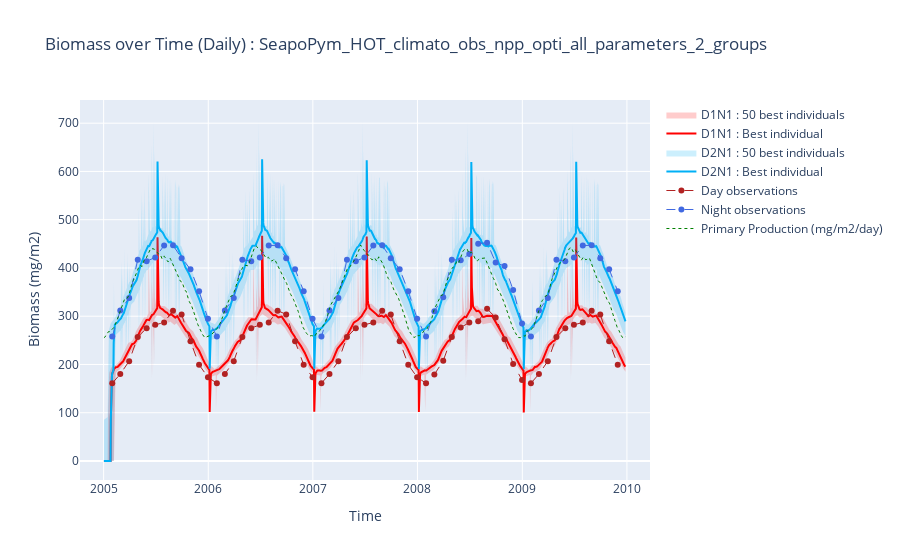

The cell this chart's notebook holds for it:
### Markdown cell above
### Daily with best individuals

### Code cell
x = best_model.export_biomass().time.to_series()
x_rev = pd.concat([x, x[::-1]])

# D1N1 data
y_D1N1 = (
    best_model.export_biomass()
    .sel(functional_group=0)
    .pint.quantify()
    .pint.to("mg/m2")
    .pint.dequantify()
    .data.flatten()
)
y_D1N1_upper = max_biomass_D1N1.to("milligram / meter ** 2")
y_D1N1_lower = min_biomass_D1N1.to("milligram / meter ** 2")[::-1]
y_D1N1_rev = np.concatenate([y_D1N1_upper, y_D1N1_lower])

# D2N1 data
y_D2N1 = (
    best_model.export_biomass()
    .sel(functional_group=1)
    .pint.quantify()
    .pint.to("mg/m2")
    .pint.dequantify()
    .data.flatten()
) + y_D1N1
y_D2N1_upper = max_biomass_D2N1.to("milligram / meter ** 2") + y_D1N1_upper
y_D2N1_lower = min_biomass_D2N1.to("milligram / meter ** 2")[::-1] + y_D1N1_lower
y_D2N1_rev = np.concatenate([y_D2N1_upper, y_D2N1_lower])

fig = go.Figure()

# D1N1 traces
fig.add_trace(
    go.Scatter(
        x=x_rev,
        y=y_D1N1_rev,
        fill="toself",
        fillcolor="rgba(255,0,0,0.2)",
        line_color="rgba(255,255,255,0)",
        name=f"D1N1 : {NB_INDIVIDUAL_TO_SHOW} best individuals",
    )
)

fig.add_trace(
    go.Scatter(
        x=x,
        y=y_D1N1,
        line_color="rgb(255,0,0)",
        name="D1N1 : Best individual",
    )
)

# D2N1 traces
fig.add_trace(
    go.Scatter(
        x=x_rev,
        y=y_D2N1_rev,
        fill="toself",
        fillcolor="rgba(0,176,246,0.2)",
        line_color="rgba(255,255,255,0)",
        name=f"D2N1 : {NB_INDIVIDUAL_TO_SHOW} best individuals",
    )
)

fig.add_trace(
    go.Scatter(
        x=x,
        y=y_D2N1,
        line_color="rgb(0,176,246)",
        name="D2N1 : Best individual",
    )
)

# OBSERVATIONS ------------------------------------------------ #

fig.add_trace(
    go.Scatter(
        x=observations.day.time.data.flatten(),
        y=observations.day.pint.quantify().pint.to("mg/m2").pint.dequantify().data.flatten(),
        mode="lines+markers",
        name="Day observations",
        line={"dash": "dash", "color": "firebrick", "width": 1},
    )
)

fig.add_trace(
    go.Scatter(
        x=observations.night.time.data.flatten(),
        y=observations.night.pint.quantify().pint.to("mg/m2").pint.dequantify().data.flatten(),
        mode="lines+markers",
        name="Night observations",
        line={"dash": "dash", "color": "royalblue", "width": 1},
    )
)

# PRIMARY PRODUCTION ----------------------------------------- #

fig.add_trace(
    go.Scatter(
        x=best_model.state.primary_production.time.data.flatten(),
        y=best_model.state.primary_production.pint.quantify().pint.to("mg/m2/day").pint.dequantify().data.flatten(),
        mode="lines",
        name="Primary Production (mg/m2/day)",
        line={"dash": "dot", "color": "green", "width": 1},
    )
)

fig.update_layout(
    xaxis_title="Time",
    yaxis_title="Biomass (mg/m2)",
    title=f"Biomass over Time (Daily) : {export_file_name}",
    showlegend=True,
)

fig.show()

### Figure 1 — Plotly figure (JSON) as saved in the notebook; plotly's stock layout.template omitted (floating-point values rounded to 4 significant figures; data arrays with more than 128 entries replaced by an {"elided": "..."} marker saying what was removed)
{"data": [{"fill": "toself", "fillcolor": "rgba(255,0,0,0.2)", "line": {"color": "rgba(255,255,255,0)"}, "name": "D1N1 : 50 best individuals", "type": "scatter", "x": {"elided": "3642 str values"}, "y": {"elided": "3642 float values"}}, {"line": {"color": "rgb(255,0,0)"}, "name": "D1N1 : Best individual", "type": "scatter", "x": {"elided": "1821 str values"}, "y": {"elided": "1821 float values"}}, {"fill": "toself", "fillcolor": "rgba(0,176,246,0.2)", "line": {"color": "rgba(255,255,255,0)"}, "name": "D2N1 : 50 best individuals", "type": "scatter", "x": {"elided": "3642 str values"}, "y": {"elided": "3642 float values"}}, {"line": {"color": "rgb(0,176,246)"}, "name": "D2N1 : Best individual", "type": "scatter", "x": {"elided": "1821 str values"}, "y": {"elided": "1821 float values"}}, {"line": {"color": "firebrick", "dash": "dash", "width": 1}, "mode": "lines+markers", "name": "Day observations", "type": "scatter", "x": ["2005-01-31T00:00:00.000000000", "2005-02-28T00:00:00.000000000", "2005-03-31T00:00:00.000000000", "2005-04-30T00:00:00.000000000", "2005-05-31T00:00:00.000000000", "2005-06-30T00:00:00.000000000", "2005-07-31T00:00:00.000000000", "2005-08-31T00:00:00.000000000", "2005-09-30T00:00:00.000000000", "2005-10-31T00:00:00.000000000", "2005-11-30T00:00:00.000000000", "2005-12-31T00:00:00.000000000", "2006-01-31T00:00:00.000000000", "2006-02-28T00:00:00.000000000", "2006-03-31T00:00:00.000000000", "2006-04-30T00:00:00.000000000", "2006-05-31T00:00:00.000000000", "2006-06-30T00:00:00.000000000", "2006-07-31T00:00:00.000000000", "2006-08-31T00:00:00.000000000", "2006-09-30T00:00:00.000000000", "2006-10-31T00:00:00.000000000", "2006-11-30T00:00:00.000000000", "2006-12-31T00:00:00.000000000", "2007-01-31T00:00:00.000000000", "2007-02-28T00:00:00.000000000", "2007-03-31T00:00:00.000000000", "2007-04-30T00:00:00.000000000", "2007-05-31T00:00:00.000000000", "2007-06-30T00:00:00.000000000", "2007-07-31T00:00:00.000000000", "2007-08-31T00:00:00.000000000", "2007-09-30T00:00:00.000000000", "2007-10-31T00:00:00.000000000", "2007-11-30T00:00:00.000000000", "2007-12-31T00:00:00.000000000", "2008-01-31T00:00:00.000000000", "2008-02-29T00:00:00.000000000", "2008-03-31T00:00:00.000000000", "2008-04-30T00:00:00.000000000", "2008-05-31T00:00:00.000000000", "2008-06-30T00:00:00.000000000", "2008-07-31T00:00:00.000000000", "2008-08-31T00:00:00.000000000", "2008-09-30T00:00:00.000000000", "2008-10-31T00:00:00.000000000", "2008-11-30T00:00:00.000000000", "2008-12-31T00:00:00.000000000", "2009-01-31T00:00:00.000000000", "2009-02-28T00:00:00.000000000", "2009-03-31T00:00:00.000000000", "2009-04-30T00:00:00.000000000", "2009-05-31T00:00:00.000000000", "2009-06-30T00:00:00.000000000", "2009-07-31T00:00:00.000000000", "2009-08-31T00:00:00.000000000", "2009-09-30T00:00:00.000000000", "2009-10-31T00:00:00.000000000", "2009-11-30T00:00:00.000000000"], "y": [161.2, 180.1, 207.0, 257.1, 275.2, 282.2, 287.0, 311.5, 303.8, 248.0, 199.5, 173.6, 161.2, 180.1, 207.0, 257.1, 275.2, 282.2, 287.0, 311.5, 303.8, 248.0, 199.5, 173.6, 161.2, 180.1, 207.0, 257.1, 275.2, 282.2, 287.0, 311.5, 303.8, 248.0, 199.5, 173.6, 161.2, 179.2, 207.8, 257.0, 276.7, 286.9, 289.5, 315.3, 297.1, 252.1, 201.1, 167.9, 161.2, 180.1, 207.0, 257.1, 275.2, 282.2, 287.0, 311.5, 303.8, 248.0, 199.5]}, {"line": {"color": "royalblue", "dash": "dash", "width": 1}, "mode": "lines+markers", "name": "Night observations", "type": "scatter", "x": ["2005-01-31T00:00:00.000000000", "2005-02-28T00:00:00.000000000", "2005-03-31T00:00:00.000000000", "2005-04-30T00:00:00.000000000", "2005-05-31T00:00:00.000000000", "2005-06-30T00:00:00.000000000", "2005-07-31T00:00:00.000000000", "2005-08-31T00:00:00.000000000", "2005-09-30T00:00:00.000000000", "2005-10-31T00:00:00.000000000", "2005-11-30T00:00:00.000000000", "2005-12-31T00:00:00.000000000", "2006-01-31T00:00:00.000000000", "2006-02-28T00:00:00.000000000", "2006-03-31T00:00:00.000000000", "2006-04-30T00:00:00.000000000", "2006-05-31T00:00:00.000000000", "2006-06-30T00:00:00.000000000", "2006-07-31T00:00:00.000000000", "2006-08-31T00:00:00.000000000", "2006-09-30T00:00:00.000000000", "2006-10-31T00:00:00.000000000", "2006-11-30T00:00:00.000000000", "2006-12-31T00:00:00.000000000", "2007-01-31T00:00:00.000000000", "2007-02-28T00:00:00.000000000", "2007-03-31T00:00:00.000000000", "2007-04-30T00:00:00.000000000", "2007-05-31T00:00:00.000000000", "2007-06-30T00:00:00.000000000", "2007-07-31T00:00:00.000000000", "2007-08-31T00:00:00.000000000", "2007-09-30T00:00:00.000000000", "2007-10-31T00:00:00.000000000", "2007-11-30T00:00:00.000000000", "2007-12-31T00:00:00.000000000", "2008-01-31T00:00:00.000000000", "2008-02-29T00:00:00.000000000", "2008-03-31T00:00:00.000000000", "2008-04-30T00:00:00.000000000", "2008-05-31T00:00:00.000000000", "2008-06-30T00:00:00.000000000", "2008-07-31T00:00:00.000000000", "2008-08-31T00:00:00.000000000", "2008-09-30T00:00:00.000000000", "2008-10-31T00:00:00.000000000", "2008-11-30T00:00:00.000000000", "2008-12-31T00:00:00.000000000", "2009-01-31T00:00:00.000000000", "2009-02-28T00:00:00.000000000", "2009-03-31T00:00:00.000000000", "2009-04-30T00:00:00.000000000", "2009-05-31T00:00:00.000000000", "2009-06-30T00:00:00.000000000", "2009-07-31T00:00:00.000000000", "2009-08-31T00:00:00.000000000", "2009-09-30T00:00:00.000000000", "2009-10-31T00:00:00.000000000", "2009-11-30T00:00:00.000000000"], "y": [258.0, 312.1, 337.8, 417.2, 414.0, 421.9, 446.5, 447.0, 420.4, 397.5, 351.8, 294.6, 258.0, 312.1, 337.8, 417.2, 414.0, 421.9, 446.5, 447.0, 420.4, 397.5, 351.8, 294.6, 258.0, 312.1, 337.8, 417.2, 414.0, 421.9, 446.5, 447.0, 420.4, 397.5, 351.8, 294.6, 258.0, 310.5, 339.2, 417.1, 416.2, 428.8, 450.3, 452.4, 411.1, 403.9, 354.6, 285.0, 258.0, 312.1, 337.8, 417.2, 414.0, 421.9, 446.5, 447.0, 420.4, 397.5, 351.8]}, {"line": {"color": "green", "dash": "dot", "width": 1}, "mode": "lines", "name": "Primary Production (mg/m2/day)", "type": "scatter", "x": {"elided": "1821 str values"}, "y": {"elided": "1821 float values"}}], "layout": {"showlegend": true, "title": {"text": "Biomass over Time (Daily) : SeapoPym_HOT_climato_obs_npp_opti_all_parameters_2_groups"}, "xaxis": {"title": {"text": "Time"}}, "yaxis": {"title": {"text": "Biomass (mg/m2)"}}}}
